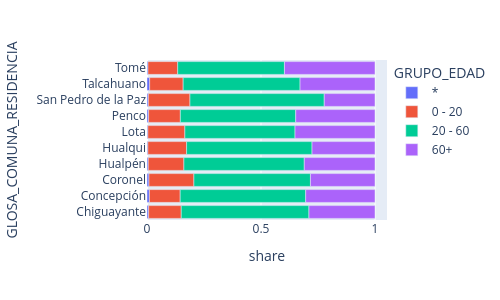

Notebook cell for this chart:
### Code cell
import plotly.express as px

fig = px.bar(
    tmp,
    x="share", 
    y="GLOSA_COMUNA_RESIDENCIA",
    color="GRUPO_EDAD"
)
fig.update_layout(width=500, height=300)
fig.show()

### Figure 1 — Plotly figure (JSON) as saved in the notebook; plotly's stock layout.template omitted (floating-point values rounded to 4 significant figures)
{"data": [{"hovertemplate": "GRUPO_EDAD=*<br>share=%{x}<br>GLOSA_COMUNA_RESIDENCIA=%{y}<extra></extra>", "legendgroup": "*", "marker": {"color": "#636efa", "pattern": {"shape": ""}}, "name": "*", "orientation": "h", "showlegend": true, "textposition": "auto", "type": "bar", "x": [0.007224, 0.01062, 0.008623, 0.005501, 0.003859, 0.003826, 0.006924, 0.005898, 0.01176, 0.004288], "xaxis": "x", "y": ["Chiguayante", "Concepción", "Coronel", "Hualpén", "Hualqui", "Lota", "Penco", "San Pedro de la Paz", "Talcahuano", "Tomé"], "yaxis": "y"}, {"hovertemplate": "GRUPO_EDAD=0 - 20<br>share=%{x}<br>GLOSA_COMUNA_RESIDENCIA=%{y}<extra></extra>", "legendgroup": "0 - 20", "marker": {"color": "#EF553B", "pattern": {"shape": ""}}, "name": "0 - 20", "orientation": "h", "showlegend": true, "textposition": "auto", "type": "bar", "x": [0.143, 0.135, 0.1971, 0.1564, 0.1698, 0.1622, 0.1393, 0.1825, 0.1469, 0.1303], "xaxis": "x", "y": ["Chiguayante", "Concepción", "Coronel", "Hualpén", "Hualqui", "Lota", "Penco", "San Pedro de la Paz", "Talcahuano", "Tomé"], "yaxis": "y"}, {"hovertemplate": "GRUPO_EDAD=20 - 60<br>share=%{x}<br>GLOSA_COMUNA_RESIDENCIA=%{y}<extra></extra>", "legendgroup": "20 - 60", "marker": {"color": "#00cc96", "pattern": {"shape": ""}}, "name": "20 - 60", "orientation": "h", "showlegend": true, "textposition": "auto", "type": "bar", "x": [0.56, 0.5504, 0.5111, 0.5279, 0.5502, 0.4831, 0.506, 0.5889, 0.5127, 0.4682], "xaxis": "x", "y": ["Chiguayante", "Concepción", "Coronel", "Hualpén", "Hualqui", "Lota", "Penco", "San Pedro de la Paz", "Talcahuano", "Tomé"], "yaxis": "y"}, {"hovertemplate": "GRUPO_EDAD=60+<br>share=%{x}<br>GLOSA_COMUNA_RESIDENCIA=%{y}<extra></extra>", "legendgroup": "60+", "marker": {"color": "#ab63fa", "pattern": {"shape": ""}}, "name": "60+", "orientation": "h", "showlegend": true, "textposition": "auto", "type": "bar", "x": [0.2898, 0.304, 0.2831, 0.3102, 0.2762, 0.3508, 0.3477, 0.2226, 0.3287, 0.3971], "xaxis": "x", "y": ["Chiguayante", "Concepción", "Coronel", "Hualpén", "Hualqui", "Lota", "Penco", "San Pedro de la Paz", "Talcahuano", "Tomé"], "yaxis": "y"}], "layout": {"barmode": "relative", "height": 300, "legend": {"title": {"text": "GRUPO_EDAD"}, "tracegroupgap": 0}, "margin": {"t": 60}, "width": 500, "xaxis": {"anchor": "y", "domain": [0, 1], "title": {"text": "share"}}, "yaxis": {"anchor": "x", "domain": [0, 1], "title": {"text": "GLOSA_COMUNA_RESIDENCIA"}}}}
